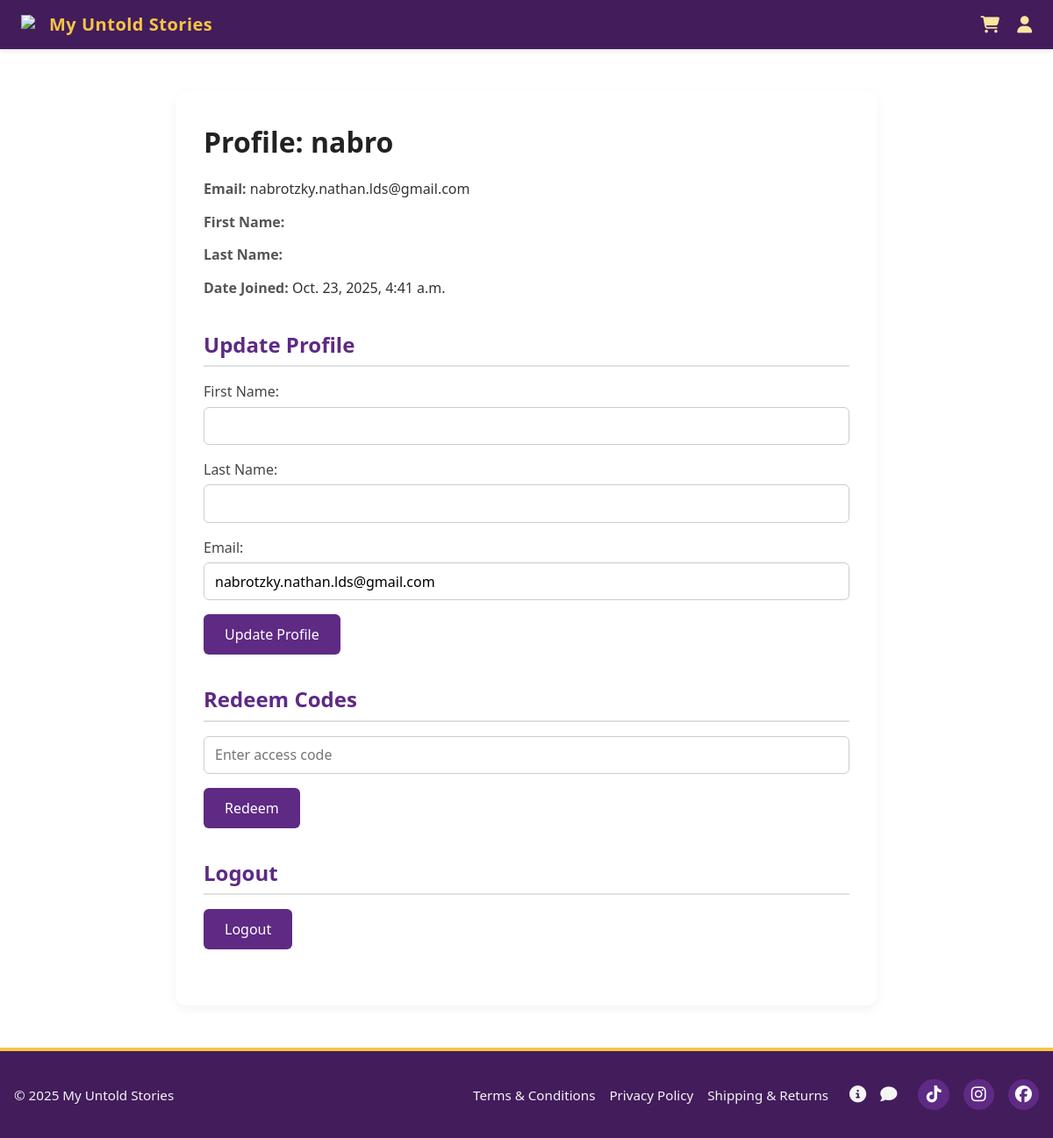
The page /accounts/profile/ (signed in) on the database its author committed.
### accounts/models.py (models this page shows)
class User(AbstractUser):
    redeemed_codes = models.ManyToManyField(AccessCode, blank=True, related_name="users")

### accounts/views.py (the view)
# urls.py: path("profile/", views.profile_view, name="profile"),
def profile_view(request):
    return render(request, "accounts/profile.html")

### templates/accounts/profile.html (shortened to what this page needs)
{% extends "base.html" %}
{% load static %}
{% block extra_head %}
  <link rel="stylesheet" href="{% static 'css/header.css' %}">
  <link rel="stylesheet" href="{% static 'css/footer.css' %}">
  <link rel="stylesheet" href="{% static 'css/profile.css' %}">
{% endblock %}
{% block header %}
{% include 'partials/header.html' %}
{% endblock %}
{% block content %}
{% if user.is_authenticated %}
<div class="profile-container">
    <h1>Profile: {{ user.username }}</h1>
    <p><strong>Email:</strong> {{ user.email }}</p>
    <p><strong>First Name:</strong> {{ user.first_name }}</p>
    <p><strong>Last Name:</strong> {{ user.last_name }}</p>
    <p><strong>Date Joined:</strong> {{ user.date_joined }}</p>
    <h2>Update Profile</h2>
    <form method="post" action="">
        <label for="first_name">First Name:</label>
        <input type="text" id="first_name" name="first_name" value="{{ user.first_name }}"><br>
        <label for="last_name">Last Name:</label>
        <input type="text" id="last_name" name="last_name" value="{{ user.last_name }}"><br>
        <label for="email">Email:</label>
        <input type="email" id="email" name="email" value="{{ user.email }}"><br>
        <button type="submit">Update Profile</button>
    </form>
    <h2>Redeem Codes</h2>
    <form method="post" action="">
    <input type="text" name="code" placeholder="Enter access code" required>
    <button type="submit">Redeem</button>
    </form>
    <h2>Logout</h2>
    <form method="post" action="{% url 'logout' %}">
    <button type="submit">Logout</button>
    </form>
</div>
{% else %}
<p>You need to <a href="{% url 'login' %}">log in</a> to view your profile.</p>
{% endif %}
{% endblock %}
{% block footer %}
{% include 'partials/footer.html' %}
{% endblock %}

### static/css/header.css (style rules this page uses)
* { margin: 0; padding: 0; box-sizing: border-box; font-family: 'Segoe UI', Roboto, sans-serif; }
:root { --purple: #5e2a84; --purple-dark: #431c5c; --gold: #f4c542; --gold-light: #f9e6a0; --white: #ffffff; --gray-light: #f5f5f5; }

### static/css/profile.css (style rules this page uses)
* { margin: 0; padding: 0; box-sizing: border-box; }
body { font-family: "Segoe UI", "Helvetica Neue", sans-serif; background-color: var(--white); color: #333; line-height: 1.6; }
.profile-container { max-width: 800px; margin: 3rem auto; background-color: var(--white); padding: 2rem; border-radius: 12px; box-shadow: 0 4px 12px rgba(0, 0, 0, 0.05); }
.profile-container h1 { font-size: 2rem; font-weight: 600; margin-bottom: 1rem; color: #222; }
.profile-container p { margin-bottom: 0.75rem; font-size: 1rem; }
.profile-container strong { color: #555; }
.profile-container h2 { font-size: 1.5rem; margin-top: 2rem; margin-bottom: 1rem; color: var(--purple); border-bottom: 2px solid #e0e0e0; padding-bottom: 0.25rem; }
form { margin-bottom: 2rem; }
form label { display: block; margin-bottom: 0.25rem; font-weight: 500; color: #444; }
form input[type="text"], form input[type="email"] { width: 100%; padding: 0.6rem 0.75rem; margin-bottom: 1rem; border: 1px solid #ccc; border-radius: 6px; font-size: 1rem; transition: border-color 0.3s ease; }
form button { background-color: var(--purple); color: var(--white); padding: 0.75rem 1.5rem; font-size: 1rem; border: none; border-radius: 6px; cursor: pointer; transition: background-color 0.3s ease; }

### rows shown on the page
User: username "nabro", email "nabrotzky.nathan.lds@gmail.com", date_joined "Oct. 23, 2025, 4:41 a.m."
